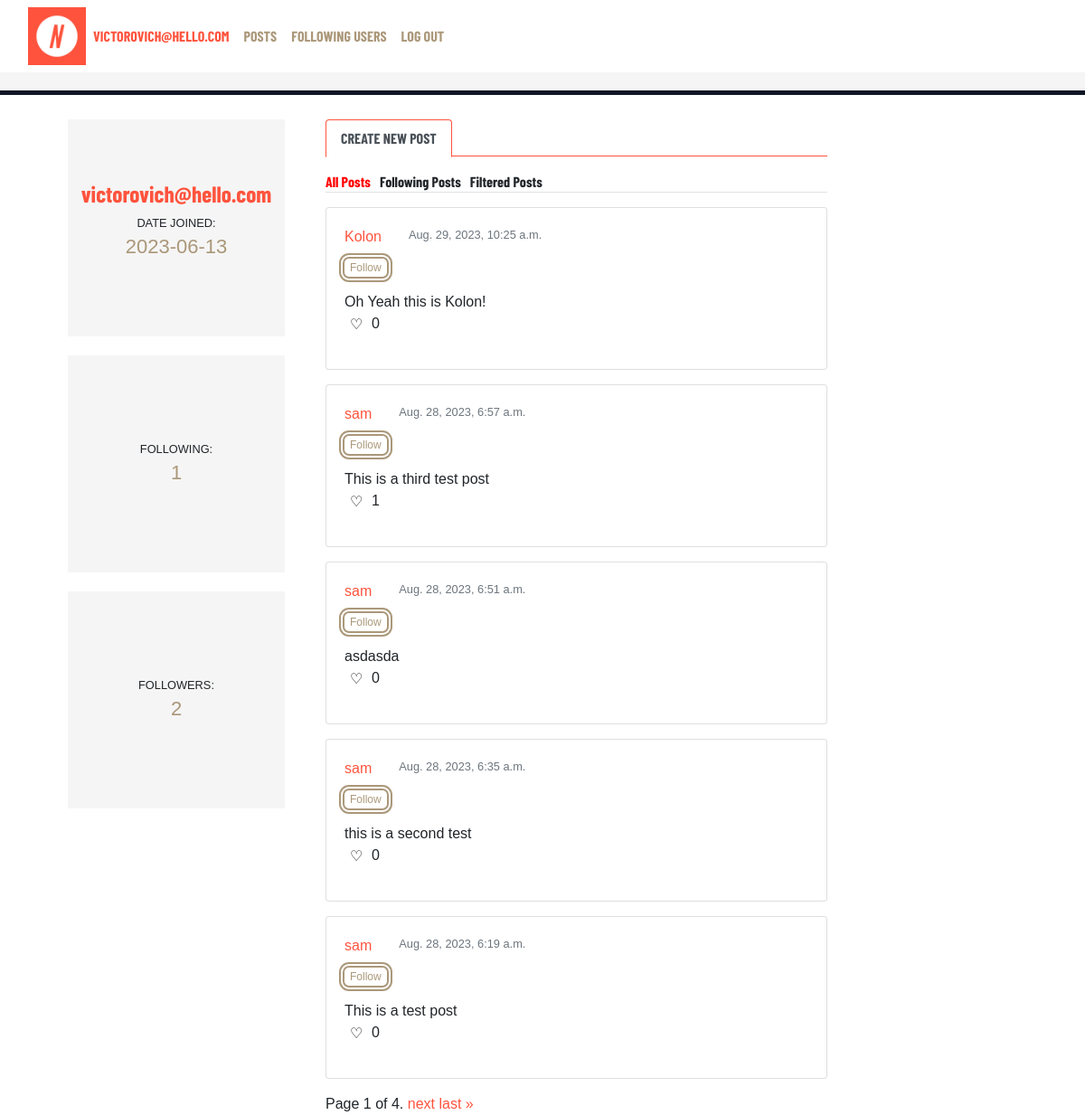
The app's page / (signed in) with its own data.
### network/models.py (models this page shows)
class User(AbstractUser):
    following = models.ManyToManyField('self', symmetrical=False, blank=True, related_name='followers_set')
    pass

class Post(models.Model):
    id = models.BigAutoField(primary_key=True)
    content = models.TextField()
    created = models.DateTimeField(auto_now_add=True, editable=False)
    updated = models.DateTimeField(auto_now=True, editable=False)
    is_active = models.BooleanField(default=True)
    created_by = models.ForeignKey(User, related_name="post_createdy_by", on_delete=models.CASCADE)
    def total_likes(self):
        return self.likes.count()

### network/views.py (the view)
# urls.py: path("", views.posts, name='posts'),
def posts(request):
    new_post_form = NewPost()
    user = request.user
    all_posts = Post.objects.filter(is_active=True).order_by('-created')
    data = []
    user_post_data = []
    following_data = []
    for post in all_posts:
        post_data = {
            'id': post.id,
            'content': post.content,
            'created': post.created,
            'created_by': post.created_by.username,
            'created_by_id': post.created_by.id,
            'is_liked': user.is_authenticated and Like.objects.filter(post=post, user=user).exists(),
            'likes': post.total_likes(),
            'can_follow': user.is_authenticated and user.id != post.created_by.id
        }
        data.append(post_data)
        if post_data['can_follow']:
            user_post_data.append(post_data)
    data_paginator = Paginator(data, 5)
    page = data_paginator.get_page(request.GET.get('page'))
    data_user_paginator = Paginator(user_post_data, 5)
    page_user = data_user_paginator.get_page(request.GET.get('page'))
    if user.is_authenticated:
        following_ids = UserFollowing.objects.filter(user=user).values_list('following__id', flat=True)
        following_posts = Post.objects.filter(is_active=True, created_by__id__in=following_ids).order_by('-created')
        for post in following_posts:
            post_data = {
                'id': post.id,
                'content': post.content,
                'created': post.created,
                'created_by': post.created_by.username,
                'created_by_id': post.created_by.id,
                'is_liked': Like.objects.filter(post=post, user=user).exists(),
                'likes': post.total_likes()
            }
            following_data.append(post_data)
        following_posts_paginator = Paginator(following_data, 5)
        page_following = following_posts_paginator.get_page(request.GET.get('page'))
        followers_count = user.followers_set.count()
        following_count = user.following.count()
    else:
        page_following = None
        followers_count = 0
        following_count = 0
    return render(request, 'network/posts.html', {
        'post_data': post_data,
        'posts': all_posts,
        'data': data,
        'new_post_form': new_post_form,
        'following_data': following_data,
        'followers_count': followers_count,
        'following_count': following_count,
        'page_following': page_following,
        'page': page,
        'page_user': page_user
    })

### network/forms.py
class NewPost(forms.ModelForm):
    content = forms.CharField(widget=forms.Textarea(attrs={
        'class': 'new-post-text-field',  # CSS class name
    }))
    class Meta:
        model = Post
        fields = ['content']

### network/templates/network/posts.html (shortened to what this page needs)
{% extends "network/sub-layout.html" %}
{% block center_column_content %}
    <div class="col-md-9 ">
        {% if user.is_authenticated %}
                <ul class="nav nav-tabs mt-3" id="new_post_tab" role="tablist">
                    <li class="nav-item" role="presentation">
                    <button id="new_posts_button" class="nav-link active" type="button" role="tab" aria-controls="home-tab-pane" aria-selected="true">Create New Post</button>
                    </li>
                </ul>
        {% endif %}
        {% if user.is_authenticated %}
        <ul class="nav nav-tabs mt-3 tab-list" id="myTab">
            <li class="nav-item tab-link" onclick="openTab('all_posts')">All Posts</li>
            <li class="nav-item tab-link" onclick="openTab('following_posts')">Following Posts</li>
            <li class="nav-item tab-link" onclick="openTab('user_posts')">Filtered Posts</li>
        </ul>
        {% else %}
        <ul class="nav nav-tabs mt-3 tab-list" id="myTab">
            <li class="nav-item tab-link" onclick="openTab('all_posts')">All Posts</li>
        </ul>
        {% endif %}
        {% if user.is_authenticated %}
            <div id="all_posts" class="tab-content">
                {% for post in page %}
                <div class="card my-3">
                    <div class="card-body">
                        <div class="row">
                            <div class="col-auto">
                                <div class="card-title"><a href="{% url 'user_page' post.created_by %}">{{post.created_by}}</a></div>
                            </div>
                            <div class="col-auto">
                                <div class="text-muted small mb-3">{{post.created}}</div>
                            </div>
                        </div>
                        {% if request.user.id != post.created_by_id and user.is_authenticated %}
                            <div class="follow-form">
                                <form id="follow-form" class="" action="{% url 'follow_user' post.created_by %}" method="POST">
                                    {% if post.following_user %}
                                        <input type="submit" class="follow_status_button custom-button-unfollow" value="Unfollow" data-username="{{post.created_by}}">
                                    {% else %}
                                        <input type="submit" class="follow_status_button custom-button-follow" value="Follow" data-username="{{post.created_by}}">
                                    {% endif %}
                                </form>
                            </div>
                        {% endif %}
                        <div class="card-text">{{post.content}}</div>
                        <div class="row">
                            <div class="col like-col">
                                {% if user.is_authenticated %}
                                    <form id="like-form-{{ post.id }}" class="like-form" data-post-id="{{ post.id }}" action="{% url 'like_post' post.id %}" method="POST">
                                        {% if post.is_liked %}
                                            <input id="all_posts-like-button-{{ post.id }}" type="submit" class="like-button" value='♥'>
                                        {% else %}
                                            <input id="all_posts-like-button-{{ post.id }}" type="submit" class="like-button" value='♡'>
                                        {% endif %}
                                    </form>
                                {% else %}
                                    {% if post.is_liked %}
                                        <input id="all_posts-like-button-{{ post.id }}" type="submit" class="like-button" value='♥' disabled>
                                    {% else %}
                                        <input id="all_posts-like-button-{{ post.id }}" type="submit" class="like-button" value='♡' disabled>
                                    {% endif %}
                                {% endif %}
                            </div>
                            <div class="col like-col">
                                <div id="all_posts-like-count-{{ post.id }}" class=""> {{post.likes}}</div>
                            </div>
                        </div>
                    </div>
                </div>
                {% endfor %}
                <div class="pagination">
                    <span class="step-links">
                        <span class="current">
                            Page {{ page.number }} of {{ page.paginator.num_pages }}.
                        </span>
                        {% if page.has_next %}
                            <a href="?page={{ page.next_page_number }}">next</a>
                            <a href="?page={{ page.paginator.num_pages }}">last &raquo;</a>
                        {% endif %}
                    </span>
                </div>
            </div>
        {% endif %}
    </div>
{% endblock %}

### network/templates/network/sub-layout.html (shortened to what this page needs)
{% extends "network/layout.html" %}
{% load static %}
{% block body %}
<div class="container">
    <div class="row mx-auto mt-3">
        {% if user.is_authenticated %}
            <div id="left-col" class="col-12 col-md-3 wrap-text text-center">
                <div class="left-col-top col-4 col-md-12">
                    <div class="content">
                        <div class="p-wrapper">
                            <a href="{% url 'user_page' user.username %}"><h3>{{user.username}}</h3></a>
                            <p class="small" style="margin-bottom: 0; text-transform: uppercase;">date joined:</p>
                            <p class="text-emphasis strong">{{ user.date_joined|date:"Y-m-d" }}</p>
                        </div>
                    </div>
                </div>
                <div class="left-col-top col-4 col-md-12">
                    <div class="content">
                        <div class="p-wrapper">
                            <p class="small">Following:</p>
                            <a href="{% url 'stats' user.username %}"><p class="text-emphasis strong">{{following_count}}</p></a>
                        </div>
                    </div>
                </div>
                <div class="left-col-top col-4 col-md-12">
                    <div class="content">
                        <div class="p-wrapper">
                            <p class="small">Followers:</p>
                            <a href="{% url 'stats' user.username %}"><p class="text-emphasis strong">{{followers_count}}</p></a>
                        </div>
                    </div>
                </div>
            </div>
        {% endif %}
        <div class="col-md-9 ">
            {% block center_column_content %}
            {% endblock %}
        </div>
    </div>
</div>
{% endblock %}

### network/templates/network/layout.html (shortened to what this page needs)
{% load static %}
{% load bootstrap5 %}
{% bootstrap_css %}
<!DOCTYPE html>
<html lang="en">
    <head>
        <link rel="stylesheet" href="https://stackpath.bootstrapcdn.com/bootstrap/4.4.1/css/bootstrap.min.css">
        <link href="{% static 'network/css/styles.css' %}" rel="stylesheet">
    </head>
    <body>
        <nav id="top-navbar" class="navbar navbar-expand-lg">
            <div class="container-fluid">
                <a href="{% url 'posts' %}">
                    <img id="header-logo" class="img-fluid" src="{% static 'images/network-logo.jpg' %}" alt="">
                </a>
              <div class="collapse navbar-collapse" id="navbarNavAltMarkup">
                <div class="navbar-nav">
                    {% if user.is_authenticated %}
                    <a id="nav-link-user" class="nav-link" href="{% url 'user_page' user.username %}"><strong>{{ user.username }}</strong></a>
                {% endif %}
                    <a class="nav-link" href="{% url 'posts' %}">Posts</a>
                {% if user.is_authenticated %}
                    <a class="nav-link" href="{% url 'following_user_post' %}">Following Users</a>
                    <a class="nav-link" href="{% url 'logout' %}">Log Out</a>
                {% else %}
                    <a class="nav-link" href="{% url 'login' %}">Log In</a>
                    <a class="nav-link" href="{% url 'register' %}">Register</a>
                {% endif %}
                </div>
              </div>
            </div>
          </nav>
        <div class="body container mt-3">
            {% block body %}
            {% endblock %}
        </div>
    </body>
</html>

### network/static/network/css/styles.css (style rules this page uses)
h1, h2, h3, h4, button { font-family: 'Barlow Condensed', sans-serif !important; }
a, p, body { font-family: 'Montserrat', sans-serif !important; }
html body { font-family: 'Montserrat', sans-serif !important; }
.btn, .navbar, .card-title, .nav-item, .nav-link { font-family: 'Barlow Condensed', sans-serif !important; }
p { font-size: calc(1rem + 0.5vw); }
a { color: #ff533d }
h3 { font-size: calc(1.2rem + 0.5vw); }
#header-logo { height: 8vh; }
#top-navbar { height: 100px; background-color: #fff; border-bottom: 20px solid #f5f5f5; box-shadow: 0 5px 0 0 #0f1626; }
.nav-link { color:#ab987a; text-transform: uppercase; }
#nav-link-user { color:#ff533d; }
@media (min-width: 768px) { .left-col-top { width: 100%; padding-top: 100%; margin-top: 2vh; } }
.left-col-top { width: 100%; position: relative; background-color: #f5f5f5; border-bottom: 5px solid #fff; }
.left-col-top h3 { word-wrap: break-word; overflow-wrap: break-word; hyphens: auto; white-space: normal; }
.left-col-top .content { position: absolute; top: 0; left: 0; bottom: 0; right: 0; display: flex; align-items: center; justify-content: center; }
.left-col-top .content .p-wrapper { display: flex; flex-direction: column; align-items: center; justify-content: center; }
.left-col-top .content .p-wrapper p:first-child { margin-bottom: 0; text-transform: uppercase; }
.text-emphasis { color:#ab987a; }
.wrap-text { word-wrap: break-word; }
#new_posts_button { border-color: #ff533d #ff533d #fff; font-weight: bold; }
#new_post_tab { border-bottom: 1px #ff533d solid; }
.like-button { background: none; border: none; }
.like-col { max-width: 3%; }
a { text-decoration: none; }
.custom-button-follow { display: inline-block; background-color: #fff; border-radius: 5px; border: none; color: #ab987a; cursor: pointer; font-size: 12px; text-decoration: none; transition: 0.3s; box-shadow: 0 0 0 2px #ab987a, 0 0 0 4px white, 0 0 0 6px #ab987a; }
.tab-content { display: none; }
.tab-list { list-style-type: none; padding: 0; }
.tab-list li { display: inline; margin-right: 10px; cursor: pointer; }
.tab-list .active { color:red; }

### records on screen
User: username "VICTOROVICH@HELLO.COM", username "victorovich@hello.com", date_joined "2023-06-13"
User: created_by "Kolon"
Post: created "Aug. 29, 2023, 10:25 a.m.", content "Oh Yeah this is Kolon!"
User: created_by "sam" "sam" "sam" "sam"
Post: created "Aug. 28, 2023, 6:57 a.m.", content "This is a third test post"
Post: created "Aug. 28, 2023, 6:51 a.m.", content "asdasda"
Post: created "Aug. 28, 2023, 6:35 a.m.", content "this is a second test"
Post: created "Aug. 28, 2023, 6:19 a.m.", content "This is a test post"

### other values on screen
{{ following_count }} "1"
{{ followers_count }} "2"
{{ post.likes }} "0" "1" "0" "0" "0"
{{ page.number }} "1"
{{ page.paginator.num_pages }} "4"
